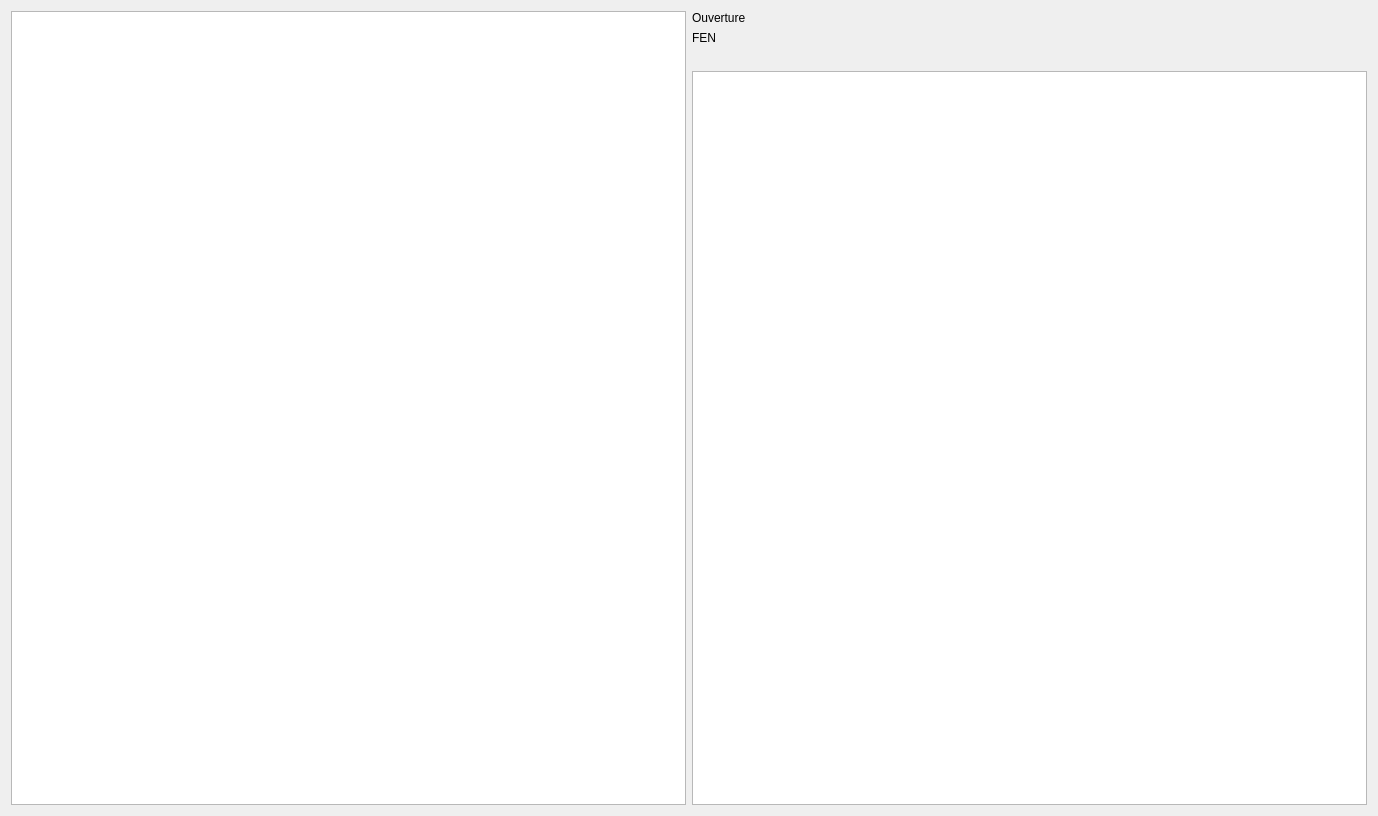
<?xml version="1.0" encoding="UTF-8"?>
<ui version="4.0">
 <class>FormBoardPage</class>
 <widget class="QWidget" name="FormBoardPage">
  <property name="geometry">
   <rect>
    <x>0</x>
    <y>0</y>
    <width>1378</width>
    <height>816</height>
   </rect>
  </property>
  <property name="windowTitle">
   <string>Form</string>
  </property>
  <layout class="QVBoxLayout" name="verticalLayout_2">
   <item>
    <layout class="QHBoxLayout" name="horizontalLayout">
     <item>
      <widget class="QGraphicsView" name="graphicsView"/>
     </item>
     <item>
      <layout class="QVBoxLayout" name="verticalLayout">
       <item>
        <widget class="QLabel" name="label">
         <property name="text">
          <string>Ouverture</string>
         </property>
        </widget>
       </item>
       <item>
        <widget class="QLabel" name="label_2">
         <property name="text">
          <string>FEN</string>
         </property>
        </widget>
       </item>
       <item>
        <spacer name="verticalSpacer">
         <property name="orientation">
          <enum>Qt::Vertical</enum>
         </property>
         <property name="sizeType">
          <enum>QSizePolicy::Minimum</enum>
         </property>
         <property name="sizeHint" stdset="0">
          <size>
           <width>20</width>
           <height>20</height>
          </size>
         </property>
        </spacer>
       </item>
       <item>
        <widget class="QTableView" name="tableView"/>
       </item>
      </layout>
     </item>
    </layout>
   </item>
  </layout>
 </widget>
 <resources/>
 <connections/>
</ui>
